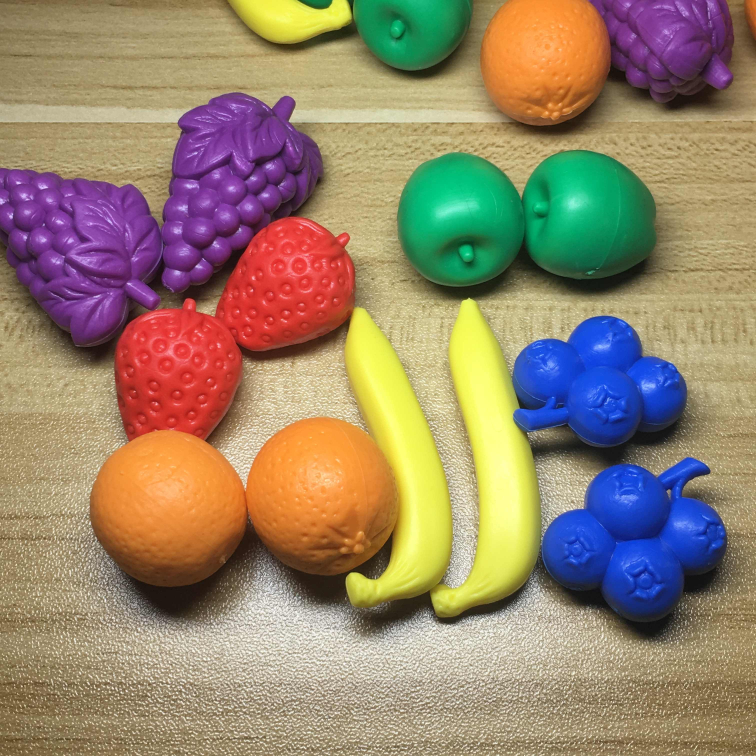
#> input picture Tarea7-ProcesamientoEnColor/Juguetes de Colores.jpg, 3024 x 3024 px (shown at 1/4 size)
$ python P7-3-1bSegmentacionOpenCV.py
#> lines starting #> are read from the running program, lines starting #| are printed output that depends on the picture; after the words box and inside, x2 and y2 are one past the last pixel; in counts of white or black regions, pixels touching at a corner belong together
import cv2
import matplotlib.pyplot as plt
import numpy as np
from matplotlib.colors import hsv_to_rgb
from matplotlib.colors import rgb_to_hsv

flags = [i for i in dir(cv2) if i.startswith('COLOR_')]

juguetesImg = cv2.imread('Juguetes de Colores.jpg')
#> juguetesImg is the input picture: shape (3024, 3024, 3); mean B, G, R 107.2, 132.2, 151
juguetesImg = cv2.resize(juguetesImg, (0,0), fx= 0.2, fy=0.2)
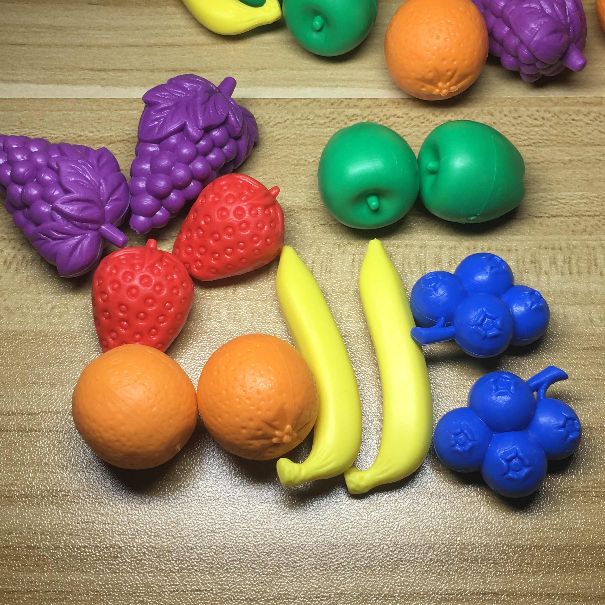
#> juguetesImg: shape (605, 605, 3); mean B, G, R 107.2, 132.2, 151
juguetesImg = cv2.cvtColor(juguetesImg, cv2.COLOR_BGR2RGB)

plt.figure(1, (10,5))
plt.subplot(1, 3, 1)
plt.imshow(juguetesImg)
plt.title("Figuras de colores")

hls_juguetes = cv2.cvtColor(juguetesImg, cv2.COLOR_RGB2HLS)
#> hls_juguetes: shape (605, 605, 3); mean of channels 0, 1, 2 41.6, 128.4, 113.6
h,l,s = cv2.split(hls_juguetes)
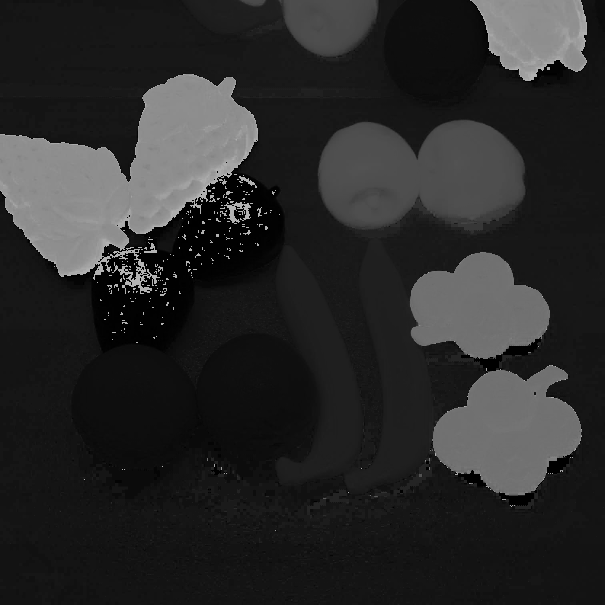
#> h: shape (605, 605); min 0, max 180, mean 41.6
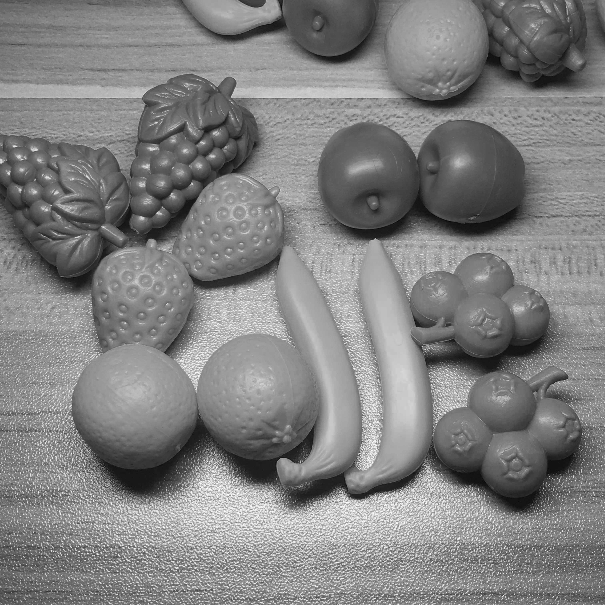
#> l: shape (605, 605); min 4, max 253, mean 128.4
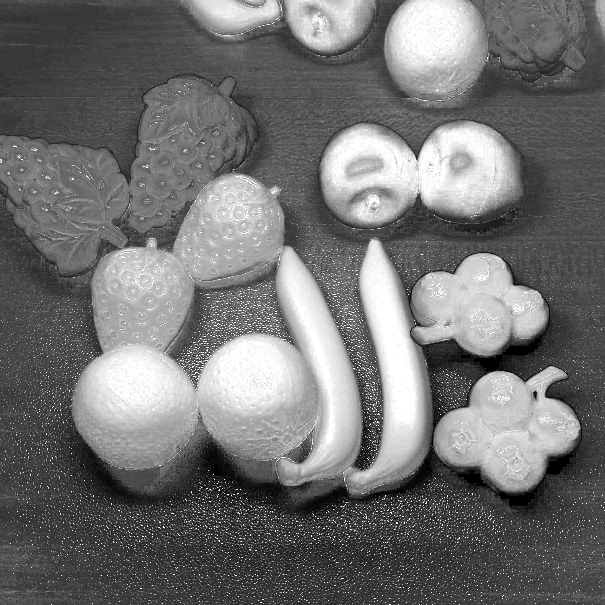
#> s: shape (605, 605); min 0, max 255, mean 113.6
dark_purple = (140,0,0)
ligth_purple = (179,125,125)


#dark_purple = rgb_to_hsv(np.array(dark_purple)/255)
#ligth_purple = rgb_to_hsv(np.array(ligth_purple)/255)
print(ligth_purple, dark_purple)

mask = cv2.inRange(hls_juguetes, dark_purple, ligth_purple)
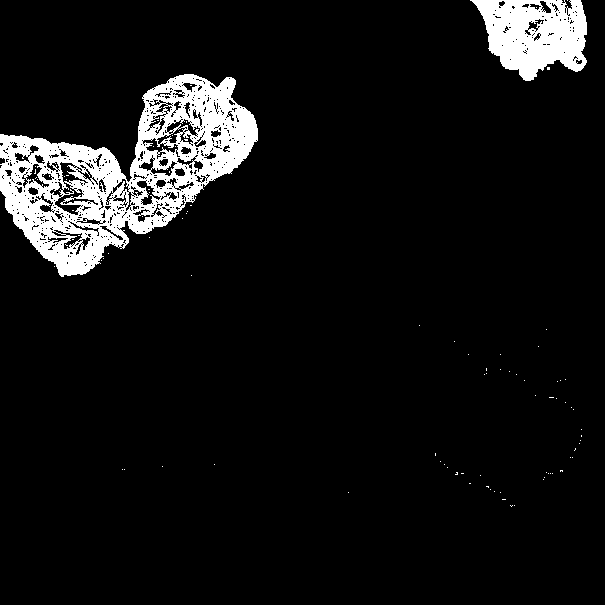
#> mask: shape (605, 605); 7.5% white; 94 white regions (92 under 20 px), largest, box (x1, y1, x2, y2) and area: (0, 74, 258, 277) 20844, (470, 0, 587, 81) 6282
result = cv2.bitwise_and(juguetesImg, juguetesImg, mask=mask)
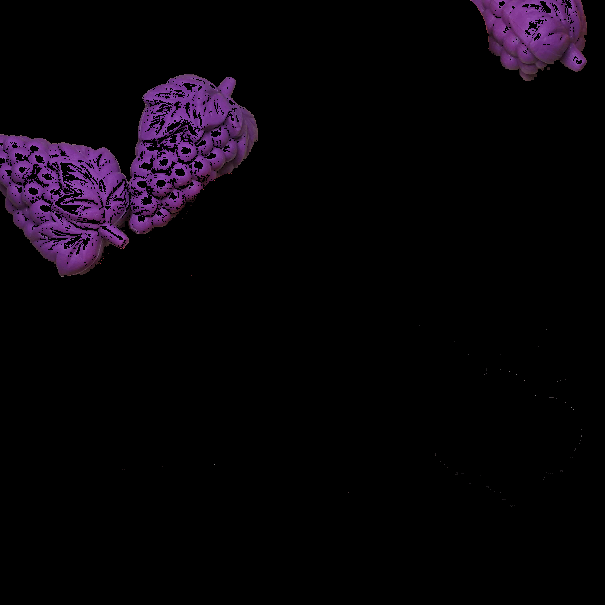
#> result: shape (605, 605, 3); mean R, G, B 8, 3.8, 9

plt.subplot(1, 3, 2)
plt.imshow(mask, cmap="gray")
plt.title("Mascara")

plt.subplot(1, 3, 3)
plt.imshow(result)
plt.title("Segmentacion")
plt.savefig('SegmentadaMoradaOpenCV.png', dpi=600)


lo_square = np.full((10, 10, 3), ligth_purple, dtype=np.uint8) / 255.0
do_square = np.full((10, 10, 3), dark_purple, dtype=np.uint8) / 255.0

plt.figure(2)
plt.subplot(1, 2, 1)
plt.imshow(hsv_to_rgb(do_square))
plt.title("Morado claro")

plt.subplot(1, 2, 2)
plt.imshow(hsv_to_rgb(lo_square))
plt.title("Morado oscuro")
plt.show()
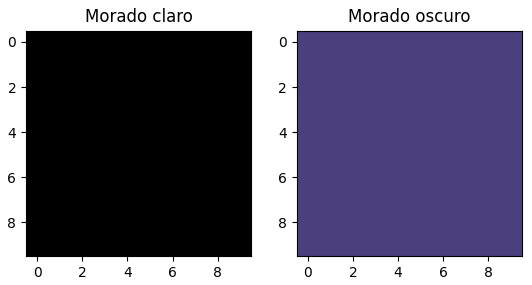
#> figure drawn by matplotlib, 2 panels
plt.savefig('ColoresMorado.png', dpi=600)

$ run again, with Tarea7-ProcesamientoEnColor/Valle de la luna-adicion de ruido gaussiano.jpg copied over Tarea7-ProcesamientoEnColor/Juguetes de Colores.jpg
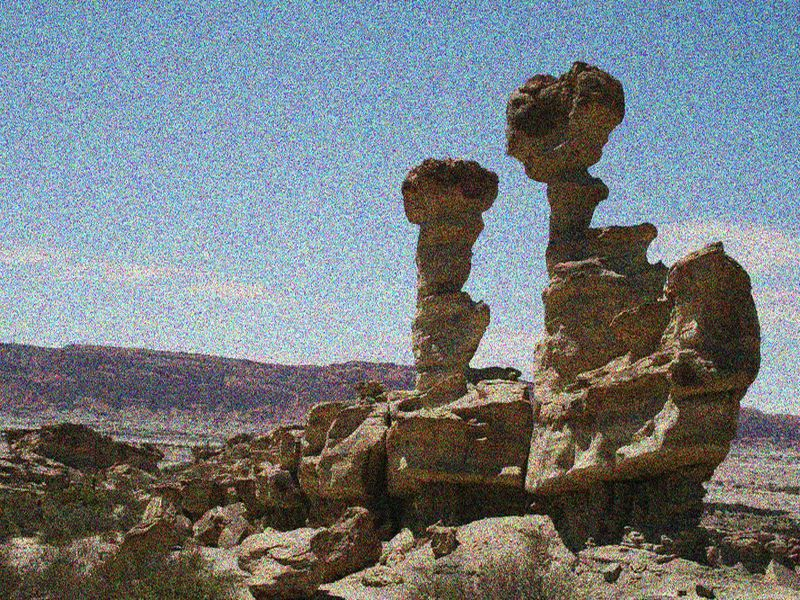
#> input picture Tarea7-ProcesamientoEnColor/Valle de la luna-adicion de ruido gaussiano.jpg, 800 x 600 px
#> juguetesImg is the input picture: shape (600, 800, 3); mean B, G, R 128, 124.1, 117
#> hls_juguetes: shape (120, 160, 3); mean of channels 0, 1, 2 71, 122.5, 80.5
#> `mask = cv2.inRange(hls_juguetes, dark_purple, ligth_purple)`:
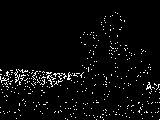
#> mask: shape (120, 160); 3.7% white in thin lines or dots
#> `result = cv2.bitwise_and(juguetesImg, juguetesImg, mask=mask)`:
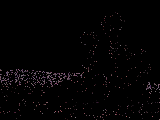
#> result: shape (120, 160, 3); mean R, G, B 3.4, 2.4, 2.9
